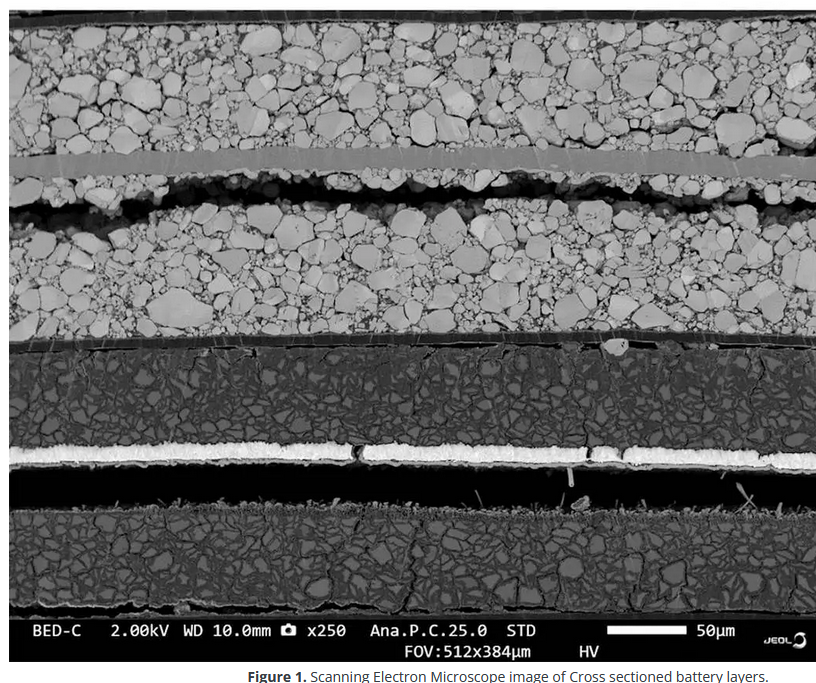
#> input picture cathodeXSection.png, 816 x 683 px
$ python -i utils.py   (imports and definitions only)
#> lines starting #> are read from the running program, lines starting #| are printed output that depends on the picture; after the words box and inside, x2 and y2 are one past the last pixel; in counts of white or black regions, pixels touching at a corner belong together
#> further down, picture is the input picture: shape (683, 816, 3); mean B, G, R 104.8, 104.8, 104.8
import matplotlib.pyplot as plt
import numpy as np
import cv2
import math
import pybamm

from scipy.spatial import distance
from typing import Optional

def show_image(my_image: np.ndarray ,
               title: Optional[str] = None):
    if (my_image.ndim>2):
        my_image = my_image[:,:,::-1] #OpenCV follows BGR, matplotlib likely follows RGB

    fig = plt.subplot(title = str(title))

    fig.imshow(my_image)

    plt.show()
    return fig


# [4 lines left out: function listNeighbors, not called in this run]


class curveAnalyzer:
    # [28 lines left out: functions _init_, _analyze_coordinates, _get_bounds, not called in this run]

    def _get_center_of_mass(self):
        return { "Center of mass": self.center_of_mass}


class curveManager:
    #Manage contours
    def _init_(self):
        self.curves = {}

    # [4 lines left out: function _add_curve, not called in this run]

    def _get_curve(self, name):
        return self.curves[name]

    # [5 lines left out: function _remove_curve, not called in this run]

    def _list_curves(self):
        return list(self.curves.keys())

    def _print_curves_coordinates(self, index):
        return list(self.curves.values[index])

    # [32 lines left out: functions _find_curves, _find_precise_curve, not called in this run]

    def _get_area_between_two_curves(self, name1, name2):
        curve1 = self.curves[name1]
        curve2 = self.curves[name2]


def pop_all(l):
    r, l[:] = l[:], []
    return r


def find_indices(lst, condition):
    return [i for i, elem in enumerate(lst) if condition(elem)]


# [30 lines left out: functions create_samples, kmeans_color_quantization, not called in this run]


def crop_image_white_background(image: np.ndarray, show_bool = True):

    #SEM images shouldn't have white portion, eliminating cases where screens
#> called with show_bool = True
    working_image = image.copy()
    h,w = working_image.shape[:2]
#> h = 683; w = 816

    threshold = 250 #Arbitrarily high threshold to catch white background
    assign_value = 255
    threshold_method = cv2.THRESH_BINARY_INV

    gray = cv2.cvtColor(working_image, cv2.COLOR_BGR2GRAY)
    _,thresholded_image = cv2.threshold(gray, threshold, assign_value, threshold_method)
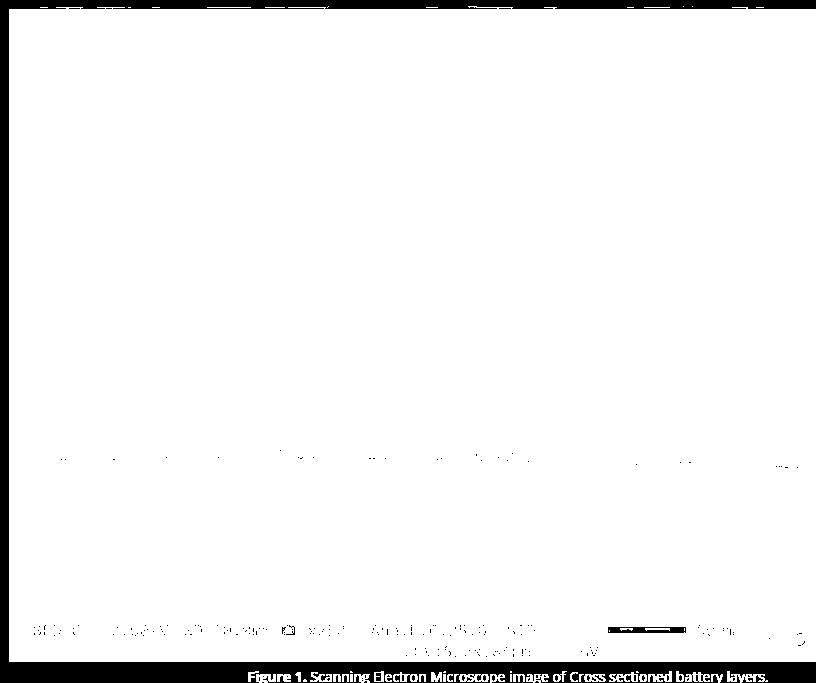
#> thresholded_image: shape (683, 816); 95% white; 239 black regions (235 under 20 px), largest, box (x1, y1, x2, y2) and area: (0, 0, 816, 683) 27099, (608, 627, 686, 633) 384, (376, 673, 381, 681) 36, (286, 625, 295, 635) 25

    #Smoothen the image:
    kernel = cv2.getStructuringElement(cv2.MORPH_RECT, (5,5))
    close = cv2.morphologyEx(thresholded_image, cv2.MORPH_CLOSE, kernel, iterations=2)
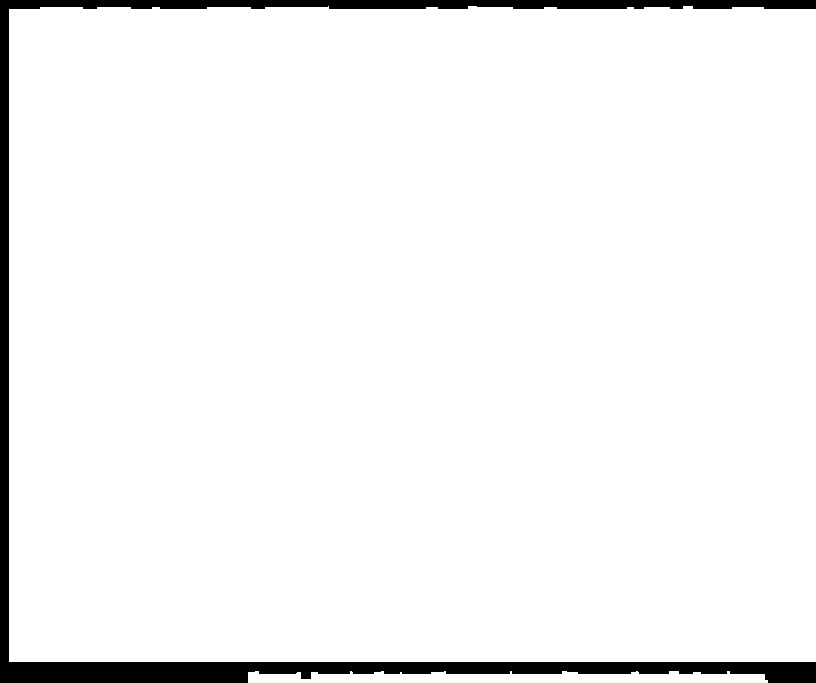
#> close: shape (683, 816); 95.5% white; 1 black region, box (x1, y1, x2, y2) and area: (0, 0, 816, 683) 24817

    construct_kernel = cv2.getStructuringElement(cv2.MORPH_RECT, (math.floor(h/3),math.floor(w/3)))
    detect_kernel = cv2.morphologyEx(close, cv2.MORPH_OPEN, construct_kernel, iterations=2)
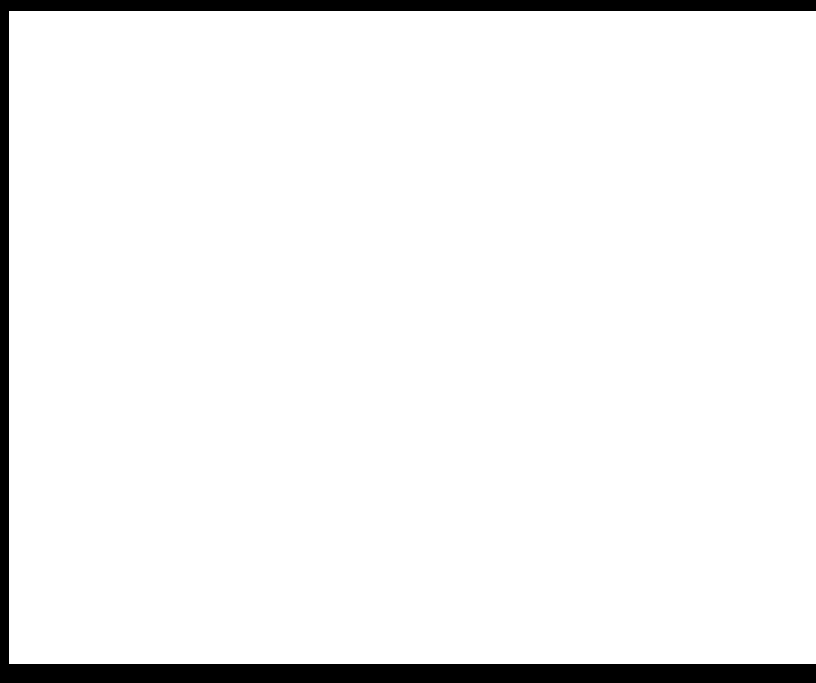
#> detect_kernel: shape (683, 816); 94.6% white; 1 black region, box (x1, y1, x2, y2) and area: (0, 0, 816, 683) 30357

    #Get external contours
    contours_edge_white_background, hierarchy = cv2.findContours(detect_kernel, cv2.RETR_EXTERNAL, cv2.CHAIN_APPROX_SIMPLE)
#> contours_edge_white_background = [[[9, 11], [9, 663], [815, 663], [815, 11]]]

    if len(contours_edge_white_background) != 0:
        biggest_contour = max(contours_edge_white_background,key = cv2.contourArea)
#> biggest_contour = [[9, 11], [9, 663], [815, 663], [815, 11]]
        x,y,w,h = cv2.boundingRect(biggest_contour)
#> x = 9; y = 11; w = 807; h = 653
        ROI = working_image[y:y+h, x:x+w]
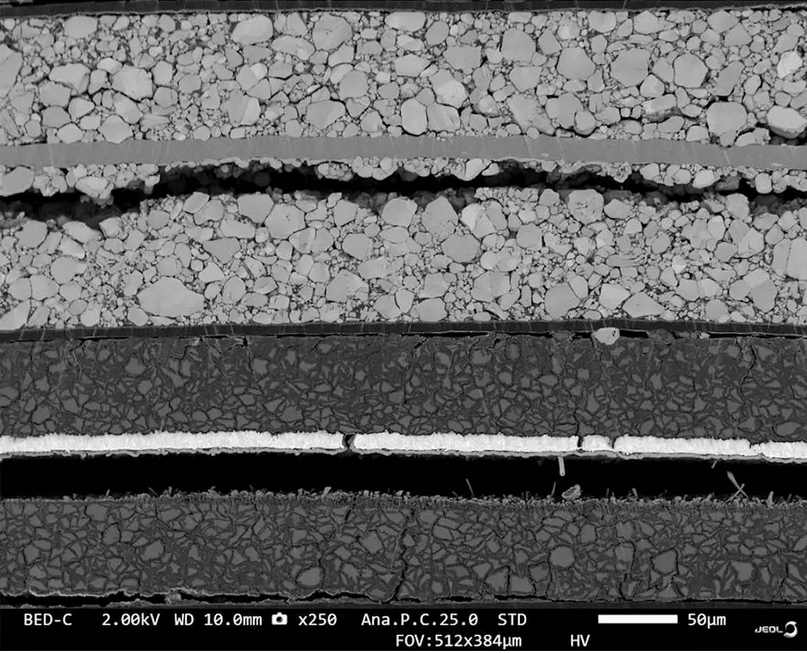
#> ROI: shape (653, 807, 3); mean B, G, R 97, 97, 97
    else:
        print("Unable to find continuous white background")
        ROI = working_image
    if show_bool:
        show_image(ROI, "Region of Interest w/o white background")

    return ROI

# [32 lines left out: function detect_SEM_scale_information, not called in this run]


def update_dict(d: dict, updates: dict):
    d.update(updates)
    return d


def euclidean_calculation(v1,v2):
    return sum((p-q)**2 for p, q in zip(v1, v2)) ** .5


def nth_largest(arr, n):
    return np.partition(arr, -n)[-n]


# [307 lines left out: functions closest_point, elbow_analysis, silhouette_analysis_of_kmeans_image_clustering, plot_top_two_quantized_images, show_histogram, show_size_histogram and 7 more, not called in this run]

>>> import cv2
>>> picture = cv2.imread('../cathodeXSection.png')
>>> result = crop_image_white_background(picture)
